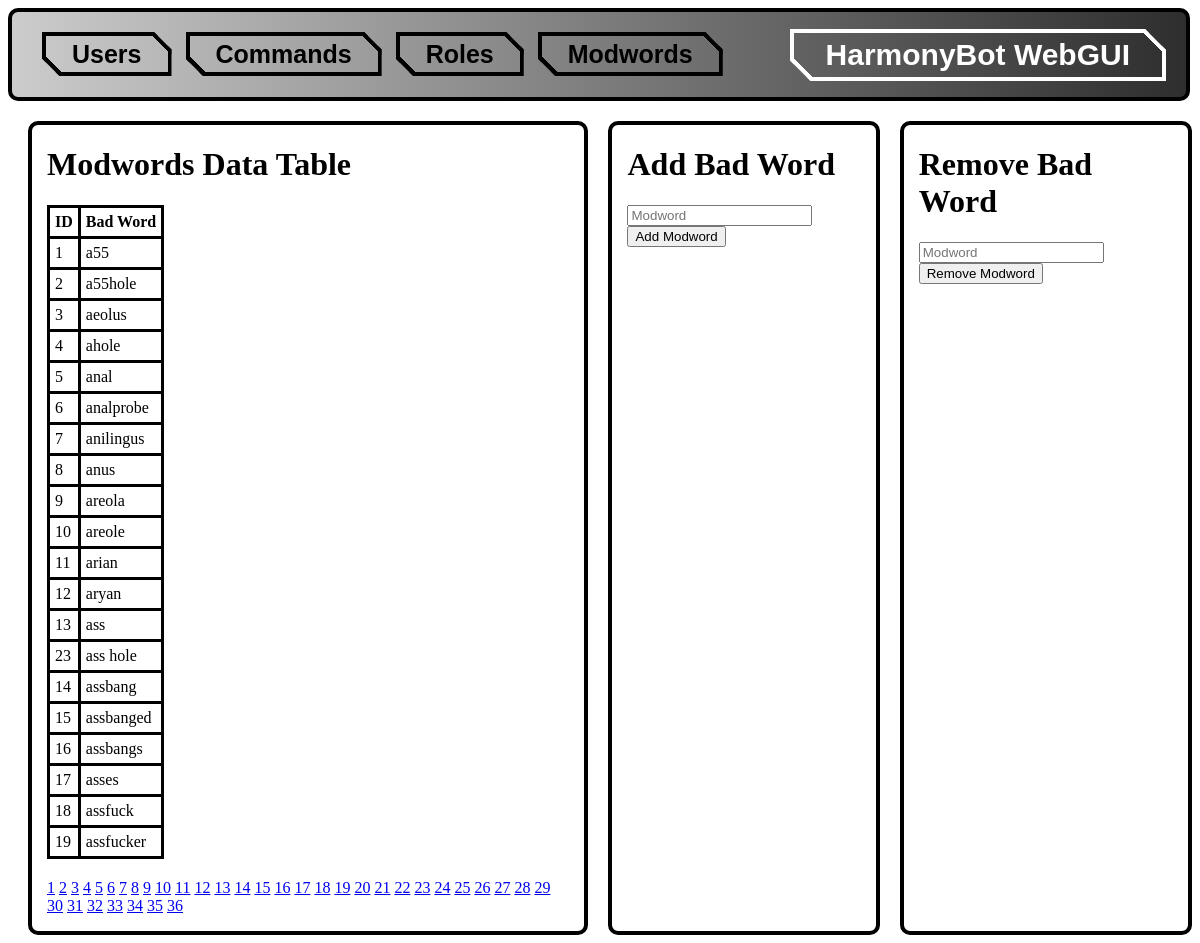
/PHP/modwords.php, run on the app's committed database.
### tables this page shows
CREATE TABLE IF NOT EXISTS `ModWords` (
  `ModWordsID` INT NOT NULL AUTO_INCREMENT,
  `BadWords` VARCHAR(45) NOT NULL,
  PRIMARY KEY (`ModWordsID`),
  UNIQUE INDEX `ModWordsID_UNIQUE` (`ModWordsID` ASC) VISIBLE,
  UNIQUE INDEX `BadWords_UNIQUE` (`BadWords` ASC) VISIBLE);

### PHP/process/displayModwordsTable.php (the view)
<?php
$db = new PDO('mysql:host=localhost;dbname=harmonybot', 'root', '');
$sql = 'SELECT COUNT(*) FROM modwords';
$stmt = $db->prepare($sql);
$stmt->execute();
$total_rows = $stmt->fetchColumn();
$rows_per_page = 20;
$page_number = isset($_GET['page_number']) ? $_GET['page_number'] : 1;
$offset = ($page_number - 1) * $rows_per_page;
$sql = 'SELECT * FROM modwords LIMIT ' . $offset . ',' . $rows_per_page;
$stmt = $db->prepare($sql);
$stmt->execute();
$rows = $stmt->fetchAll();
echo '<table>';
echo '<thead>';
echo '<tr>';
echo '<th>ID</th>';
echo '<th>Bad Word</th>';
echo '</tr>';
echo '</thead>';
foreach ($rows as $row) {
  echo '<tr>';
  echo '<td>' . $row['ModWordsID'] . '</td>';
  echo '<td>' . $row['BadWords'] . '</td>';
  echo '</tr>';
}
echo '</table>';
$pages = ceil($total_rows / $rows_per_page);
for ($i = 1; $i <= $pages; $i++) {
  echo '<a href="?page_number=' . $i . '">' . $i . '</a> ';
}
?>

### PHP/modwords.php (shortened to what this page needs)
<!DOCTYPE html>
<html lang="en">
<head>
    <link rel="stylesheet" href="includes/styles.css">
</head>
<body>
    <div class="banner">
        <div class="title">
            <button onclick="window.open('https://github.com/sbourgeois02/HarmonyBot','_blank')">HarmonyBot WebGUI</button>
        </div>
        <div class="buttons">
            <button onclick="window.location.href='index.php'">Users</button>
            <button onclick="window.location.href='commands.php'">Commands</button>
            <button onclick="window.location.href='roles.php'">Roles</button>
            <button onclick="window.location.href='modwords.php'">Modwords</button>
        </div>
    </div>
    <div class="main">
        <div class="content">
            <h1>Modwords Data Table</h1>
            <?php
                include('process/displayModwordsTable.php');
            ?>
        </div>
        <div class="content">
            <h1>Add Bad Word</h1>
            <form action="process/addModword.php" method="POST">
                <input type="text" name="modword" placeholder="Modword">
                <button type="submit" name="submit">Add Modword</button>
            </form>
        </div>
        <div class="content">
            <h1>Remove Bad Word</h1>
            <form action="process/removeModword.php" method="POST">
                <input type="text" name="modword" placeholder="Modword">
                <button type="submit" name="submit">Remove Modword</button>
            </form>
        </div>
    </div>
</body>

### PHP/includes/styles.css (style rules this page uses)
table, th, td { border: 3px solid #000; border-collapse: collapse; margin-bottom: 20px; }
th, td { padding: 5px; }
th { text-align: left; }
form { display: inline-block; }
.main { display: flex; margin-top: 20px; flex-direction: row; }
.content { margin-left: 20px; padding-left: 15px; padding-right: 15px; border: #000; border-style: solid; border-width: 4px; border-radius: 10px; }
.banner { width: calc(100% - 50px); height: 45px; margin-right: 100px; background-image: linear-gradient(to right, #ccc, rgb(46, 46, 46)); border: #000; border-style: solid; border-width: 4px; border-radius: 10px; padding: 20px; }
.banner .title { text-align: center; margin-top: -3px; float: right; }
.banner .buttons { float: left; }
.banner .buttons button { --border: 4px; --slant: 0.7em; --color: #000; margin-left: 10px; font-size: 25px; padding: 0.3em 1.2em; border: none; cursor: pointer; font-weight: bold; color: var(--color); background: linear-gradient(to bottom left,var(--color) 50%,#0000 50.1%) top right, linear-gradient(to top right,var(--color) 50%,#0000 50.1%) bottom left; background-size: calc(var(--slant) + 1.3*var(--border)) calc(var(--slant) + 1.3*var(--border)); background-repeat: no-repeat; box-shadow: 0 0 0 200px inset var(--s,#0000), 0 0 0 var(--border) inset var(--color); clip-path: polygon(0 0, calc(100% - var(--slant)) 0, 100% var(--slant), 100% 100%, var(--slant) 100%,0 calc(100% - var(--slant)) ); transition: color var(--t,0.3s), background-size 0.3s; }
.banner .title button { --border: 4px; --slant: 0.7em; --color: #fff; margin-left: 10px; font-size: 30px; padding: 0.3em 1.2em; border: none; font-weight: bold; color: var(--color); background: linear-gradient(to bottom left,var(--color) 50%,#0000 50.1%) top right, linear-gradient(to top right,var(--color) 50%,#0000 50.1%) bottom left; background-size: calc(var(--slant) + 1.3*var(--border)) calc(var(--slant) + 1.3*var(--border)); background-repeat: no-repeat; box-shadow: 0 0 0 200px inset var(--s,#0000), 0 0 0 var(--border) inset var(--color); clip-path: polygon(0 0, calc(100% - var(--slant)) 0, 100% var(--slant), 100% 100%, var(--slant) 100%,0 calc(100% - var(--slant)) ); transition: color var(--t,0.3s), background-size 0.3s; }

### data on the page
modwords: ModWordsID "1", BadWords "a55"
modwords: ModWordsID "2", BadWords "a55hole"
modwords: ModWordsID "3", BadWords "aeolus"
modwords: ModWordsID "4", BadWords "ahole"
modwords: ModWordsID "5", BadWords "anal"
modwords: ModWordsID "6", BadWords "analprobe"
modwords: ModWordsID "7", BadWords "anilingus"
modwords: ModWordsID "8", BadWords "anus"
modwords: ModWordsID "9", BadWords "areola"
modwords: ModWordsID "10", BadWords "areole"
modwords: ModWordsID "11", BadWords "arian"
modwords: ModWordsID "12", BadWords "aryan"
modwords: ModWordsID "13", BadWords "ass"
modwords: ModWordsID "23", BadWords "ass hole"
modwords: ModWordsID "14", BadWords "assbang"
modwords: ModWordsID "15", BadWords "assbanged"
modwords: ModWordsID "16", BadWords "assbangs"
modwords: ModWordsID "17", BadWords "asses"
modwords: ModWordsID "18", BadWords "assfuck"
modwords: ModWordsID "19", BadWords "assfucker"
